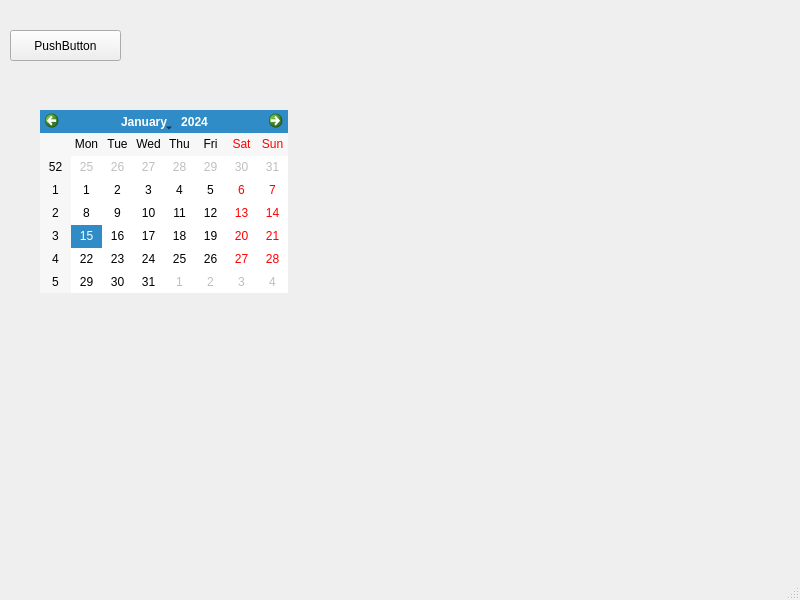
<?xml version="1.0" encoding="UTF-8"?>
<ui version="4.0">
 <class>MainWindow</class>
 <widget class="QMainWindow" name="MainWindow">
  <property name="geometry">
   <rect>
    <x>0</x>
    <y>0</y>
    <width>800</width>
    <height>600</height>
   </rect>
  </property>
  <property name="windowTitle">
   <string>MainWindow</string>
  </property>
  <widget class="QWidget" name="centralwidget">
   <widget class="QPushButton" name="pushButton">
    <property name="geometry">
     <rect>
      <x>10</x>
      <y>30</y>
      <width>111</width>
      <height>31</height>
     </rect>
    </property>
    <property name="text">
     <string>PushButton</string>
    </property>
   </widget>
   <widget class="QCalendarWidget" name="calendarWidget">
    <property name="geometry">
     <rect>
      <x>40</x>
      <y>110</y>
      <width>248</width>
      <height>183</height>
     </rect>
    </property>
   </widget>
  </widget>
  <widget class="QMenuBar" name="menubar">
   <property name="geometry">
    <rect>
     <x>0</x>
     <y>0</y>
     <width>800</width>
     <height>21</height>
    </rect>
   </property>
  </widget>
  <widget class="QStatusBar" name="statusbar"/>
 </widget>
 <resources/>
 <connections/>
</ui>
